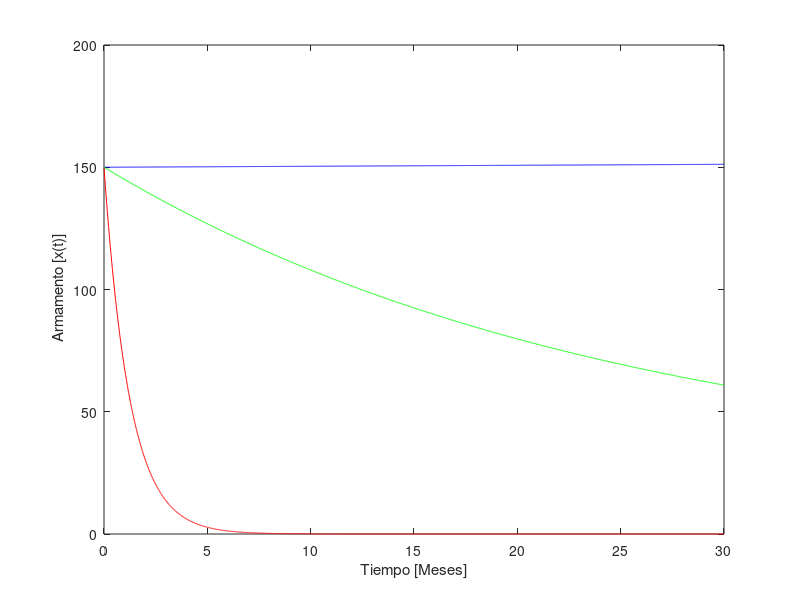

Write the MATLAB code that produced this figure.
%SIMULACIÓN 5-A
t=0:0.01:30;%Tiempo en meses
x_0=150;%Cantidad inicial de armas 
alpha1=0.0000000001;%Tasa del costo del armamento
alpha2=0.8;%..
alpha3=0.04;%..
g1=0.04;%Tasa de ambición
g2=0.002;%..
g3=0.9;%...
x_t1=(x_0-(g1/alpha1))*exp(-alpha1.*t)+(g1/alpha1);
x_t2=(x_0-(g2/alpha2))*exp(-alpha2.*t)+(g2/alpha2);
x_t3=(x_0-(g3/alpha3))*exp(-alpha3.*t)+(g3/alpha3);

plot(t,x_t1,'b')
hold on
plot(t,x_t2,'r')
hold on
plot(t,x_t3,'g')
xlabel('Tiempo [Meses]')
ylabel(' Armamento [x(t)]')